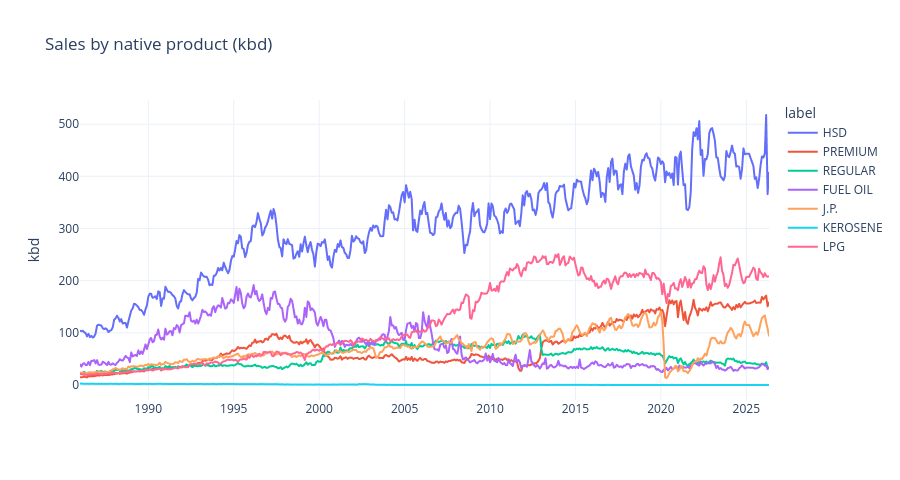

The notebook cell saved with this chart:
### Markdown cell above
## 3. View A — native primary products

### Code cell
mp = demand[demand["product_native"].isin(MAJOR_PRODUCTS)].copy()
mp["label"] = mp["product_native"].map(DISPLAY)

fig = px.line(
    mp, x="date", y="value_kbd", color="label",
    title="Sales by native product (kbd)",
    labels={"value_kbd": "kbd", "date": ""},
)
fig.update_layout(height=480, hovermode="x unified", template="plotly_white")
fig.show()

### Figure 1 — Plotly figure (JSON) as saved in the notebook; plotly's stock layout.template omitted (floating-point values rounded to 4 significant figures; data arrays with more than 128 entries replaced by an {"elided": "..."} marker saying what was removed)
{"data": [{"hovertemplate": "label=HSD<br>=%{x}<br>kbd=%{y}<extra></extra>", "legendgroup": "HSD", "line": {"color": "#636efa", "dash": "solid"}, "marker": {"symbol": "circle"}, "mode": "lines", "name": "HSD", "showlegend": true, "type": "scattergl", "x": {"elided": "483 str values"}, "xaxis": "x", "y": {"elided": "483 float values"}, "yaxis": "y"}, {"hovertemplate": "label=PREMIUM<br>=%{x}<br>kbd=%{y}<extra></extra>", "legendgroup": "PREMIUM", "line": {"color": "#EF553B", "dash": "solid"}, "marker": {"symbol": "circle"}, "mode": "lines", "name": "PREMIUM", "showlegend": true, "type": "scattergl", "x": {"elided": "483 str values"}, "xaxis": "x", "y": {"elided": "483 float values"}, "yaxis": "y"}, {"hovertemplate": "label=REGULAR<br>=%{x}<br>kbd=%{y}<extra></extra>", "legendgroup": "REGULAR", "line": {"color": "#00cc96", "dash": "solid"}, "marker": {"symbol": "circle"}, "mode": "lines", "name": "REGULAR", "showlegend": true, "type": "scattergl", "x": {"elided": "483 str values"}, "xaxis": "x", "y": {"elided": "483 float values"}, "yaxis": "y"}, {"hovertemplate": "label=FUEL OIL<br>=%{x}<br>kbd=%{y}<extra></extra>", "legendgroup": "FUEL OIL", "line": {"color": "#ab63fa", "dash": "solid"}, "marker": {"symbol": "circle"}, "mode": "lines", "name": "FUEL OIL", "showlegend": true, "type": "scattergl", "x": {"elided": "483 str values"}, "xaxis": "x", "y": {"elided": "483 float values"}, "yaxis": "y"}, {"hovertemplate": "label=J.P.<br>=%{x}<br>kbd=%{y}<extra></extra>", "legendgroup": "J.P.", "line": {"color": "#FFA15A", "dash": "solid"}, "marker": {"symbol": "circle"}, "mode": "lines", "name": "J.P.", "showlegend": true, "type": "scattergl", "x": {"elided": "483 str values"}, "xaxis": "x", "y": {"elided": "483 float values"}, "yaxis": "y"}, {"hovertemplate": "label=KEROSENE<br>=%{x}<br>kbd=%{y}<extra></extra>", "legendgroup": "KEROSENE", "line": {"color": "#19d3f3", "dash": "solid"}, "marker": {"symbol": "circle"}, "mode": "lines", "name": "KEROSENE", "showlegend": true, "type": "scattergl", "x": {"elided": "483 str values"}, "xaxis": "x", "y": {"elided": "483 float values"}, "yaxis": "y"}, {"hovertemplate": "label=LPG<br>=%{x}<br>kbd=%{y}<extra></extra>", "legendgroup": "LPG", "line": {"color": "#FF6692", "dash": "solid"}, "marker": {"symbol": "circle"}, "mode": "lines", "name": "LPG", "showlegend": true, "type": "scattergl", "x": {"elided": "483 str values"}, "xaxis": "x", "y": {"elided": "483 float values"}, "yaxis": "y"}], "layout": {"height": 480, "hovermode": "x unified", "legend": {"title": {"text": "label"}, "tracegroupgap": 0}, "title": {"text": "Sales by native product (kbd)"}, "xaxis": {"anchor": "y", "domain": [0, 1], "title": {"text": ""}}, "yaxis": {"anchor": "x", "domain": [0, 1], "title": {"text": "kbd"}}}}
